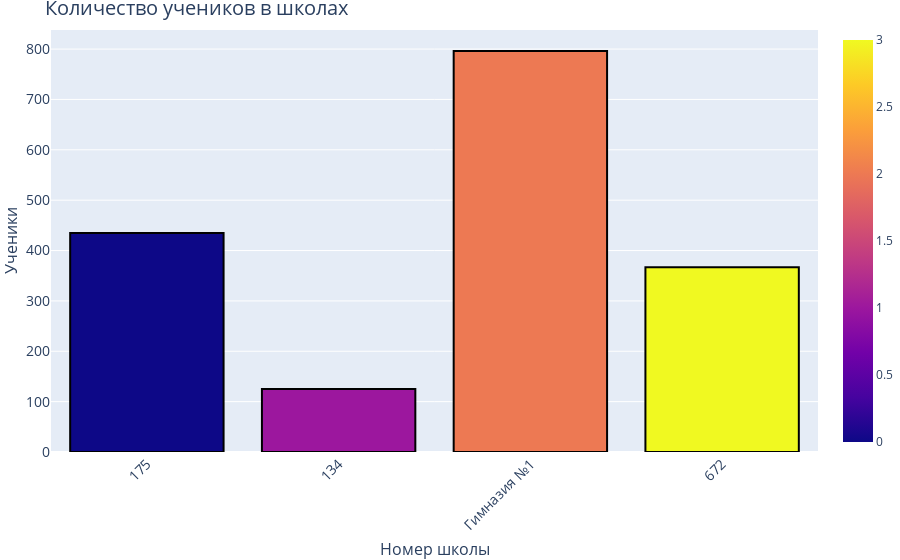

Notebook cell for this chart:
### Markdown cell above
Добавить подписи для осей X и Y с размером текста, равным 16. Для 
оси абсцисс развернуть метки так, чтобы они читались  под углом, 
равным 315

### Code cell
fig.update_layout(
    title="Количество учеников в школах", title_font_size=20, title_x=0.5,
    xaxis_title="Номер школы", xaxis_title_font_size=16,
    yaxis_title="Ученики", yaxis_title_font_size=16,
)

fig.update_xaxes(tickangle=315)

fig.show()

### Figure 1 — Plotly figure (JSON) as saved in the notebook; plotly's stock layout.template omitted (floating-point values rounded to 4 significant figures)
{"data": [{"marker": {"color": [0, 1, 2, 3], "coloraxis": "coloraxis", "line": {"color": "black", "width": 2}}, "type": "bar", "x": ["175", "134", "Гимназия №1", "672"], "y": [435, 125, 796, 367]}], "layout": {"margin": {"b": 0, "l": 0, "r": 0, "t": 30}, "title": {"font": {"size": 20}, "text": "Количество учеников в школах"}, "xaxis": {"tickangle": -45, "tickfont": {"size": 14}, "title": {"font": {"size": 16}, "text": "Номер школы"}}, "yaxis": {"tickfont": {"size": 14}, "title": {"font": {"size": 16}, "text": "Ученики"}}}}
